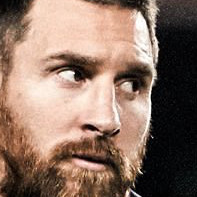
#> input picture model/dataset/cropped/lionel_messi/lionel_messi1.png, 197 x 197 px, given in place of image_1.jpg, which was not available
$ jupyter execute --allow-errors person_classifier.ipynb   (shell and % lines are left out)
#> lines starting #> are read from the running program, lines starting #| are printed output that depends on the picture; pictures that were not available may be replaced by others from this repository, and a replacement may not be noted
[cell 1]
import numpy as np
import cv2
import matplotlib.pyplot as plt

[cell 2]
img=cv2.imread('./test_image/image_1.jpg')
#> img is the input picture: shape (197, 197, 3); mean B, G, R 99.6, 113.6, 139.2
img.shape
#> Out = (197, 197, 3)

[cell 3]
plt.imshow(img)

[cell 4]
gray=cv2.cvtColor(img,cv2.COLOR_BGR2GRAY)
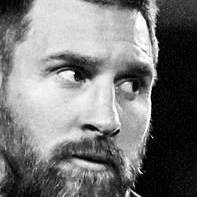
#> gray: shape (197, 197); min 0, max 255, mean 119.7
gray.shape
#> Out = (197, 197)

[cell 5]
gray

[cell 6]
plt.imshow(gray,cmap='gray')

[cell 7]
face_cascade=cv2.CascadeClassifier('./haarcascade/haarcascade_frontalface_default.xml')
eye_cascade=cv2.CascadeClassifier('./haarcascade/haarcascade_eye.xml')
faces=face_cascade.detectMultiScale(gray,1.3,5)
#> faces = ()
faces
# array[x,y,width,height] Indicates where face starts

#> (a cell that did not finish here is left out)

#> (a cell that did not finish here is left out)

[cell 10]
cv2.destroyAllWindows()
for (x,y,w,h) in faces:
    face_img = cv2.rectangle(img,(x,y),(x+w,y+h),(255,0,0),2)
    roi_gray = gray[y:y+h, x:x+w]
    roi_color = face_img[y:y+h, x:x+w]
    eyes = eye_cascade.detectMultiScale(roi_gray)
    for (ex, ey, ew, eh) in eyes:
        cv2. rectangle (roi_color, (ex, ey), (ex+ew, ey+eh), (0,255, 0), 2)
#> this loop made 0 passes
plt. figure()
#> (the rest of this cell did not finish here and is left out)

#> (a cell that did not finish here is left out)

[cell 12]
def get_cropped_image(image_path):
#> called with image_path = './test_image/image_1.jpg'
    img=cv2.imread(image_path)
    gray=cv2.cvtColor(img,cv2.COLOR_BGR2GRAY)
    faces=face_cascade.detectMultiScale(gray,1.3,5)
#> faces = ()
    for(x,y,w,h) in faces:
        roi_gray = gray[y:y+h, x:x+w]
        roi_color = img[y:y+h, x:x+w]
        eyes=eye_cascade.detectMultiScale(roi_gray)
        if len(eyes)>=2:
            return roi_color

[cell 13]
original_image=cv2.imread('./test_image/image_1.jpg')
plt.imshow(original_image)

[cell 14]
cropped_image=get_cropped_image('./test_image/image_1.jpg')
#> (the rest of this cell did not finish here and is left out)

[cell 15]
org_image_obstructed=cv2.imread('./test_image/image_2.jpeg')
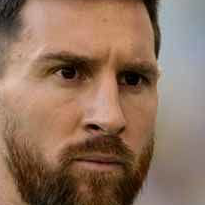
#> input picture model/dataset/cropped/lionel_messi/lionel_messi10.png, 205 x 205 px, given in place of image_2.jpeg, which was not available
#> org_image_obstructed is the input picture: shape (205, 205, 3); mean B, G, R 93.3, 112.9, 142.9
plt.imshow(org_image_obstructed)

[cell 16]
#2 eyes not detected hence this image cannot be used
cropped_image_no_2=get_cropped_image('./test_image/image_2.jpeg')
#> call 2 of get_cropped_image, with image_path = './test_image/image_2.jpeg'
#> in get_cropped_image (call 2), `gray=cv2.cvtColor(img,cv2.COLOR_BGR2GRAY)`:
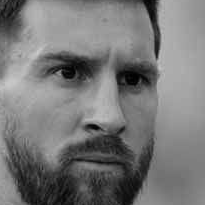
#> gray: shape (205, 205); min 0, max 204, mean 119.7
#> in get_cropped_image (call 2), `faces=face_cascade.detectMultiScale(gray,1.3,5)`: faces = [[17, 10, 177, 177]]
#> the loop in get_cropped_image, `for(x,y,w,h) in faces:` made 1 pass
#> (x, y, w, h, eyes) on pass 1: (17, 10, 177, 177, [[97, 50, 40, 40], [24, 39, 48, 48]])
#> pass 1, in get_cropped_image (call 2), `roi_gray = gray[y:y+h, x:x+w]`:
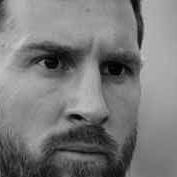
#> roi_gray: shape (177, 177); min 0, max 204, mean 122
#> pass 1, in get_cropped_image (call 2), `roi_color = img[y:y+h, x:x+w]`:
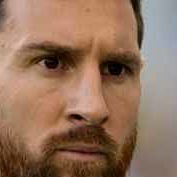
#> roi_color: shape (177, 177, 3); mean B, G, R 93.1, 114.6, 147.5
cropped_image_no_2

[cell 17]
#Creating folder Cropped for training data
path_to_data='./dataset'
path_to_cr_data='./dataset/cropped/'

[cell 18]
import os
img_dirs=[]
for entry in os.scandir(path_to_data):
    if entry.is_dir():
        img_dirs.append(entry.path)

[cell 19]
img_dirs

[cell 20]
import shutil
if os.path.exists(path_to_cr_data):
    shutil.rmtree(path_to_cr_data)
os.mkdir(path_to_cr_data)

[cell 21]
cropped_image_dirs=[]
celebrity_file_name_dict={}

#> (the rest of this cell did not finish here and is left out)
